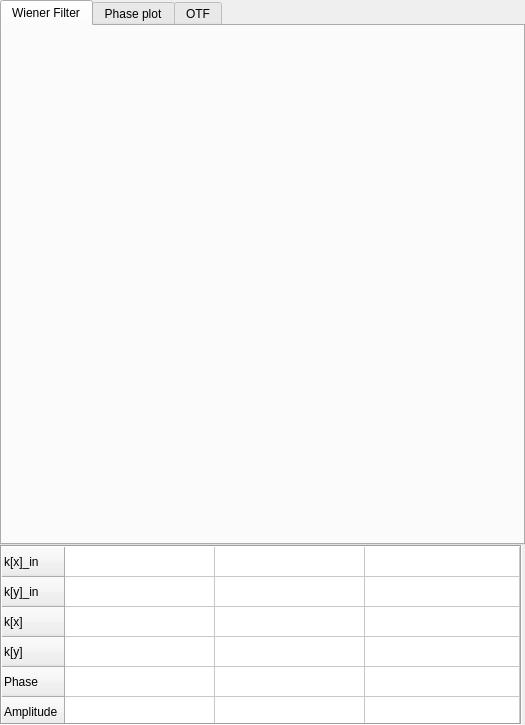
<?xml version="1.0" encoding="UTF-8"?>
<ui version="4.0">
 <class>CalibrationMessage</class>
 <widget class="QWidget" name="CalibrationMessage">
  <property name="geometry">
   <rect>
    <x>0</x>
    <y>0</y>
    <width>525</width>
    <height>725</height>
   </rect>
  </property>
  <property name="sizePolicy">
   <sizepolicy hsizetype="Fixed" vsizetype="Fixed">
    <horstretch>0</horstretch>
    <verstretch>0</verstretch>
   </sizepolicy>
  </property>
  <property name="minimumSize">
   <size>
    <width>525</width>
    <height>725</height>
   </size>
  </property>
  <property name="maximumSize">
   <size>
    <width>525</width>
    <height>725</height>
   </size>
  </property>
  <property name="windowTitle">
   <string>Calibration results</string>
  </property>
  <layout class="QVBoxLayout" name="verticalLayout_2">
   <property name="spacing">
    <number>0</number>
   </property>
   <property name="leftMargin">
    <number>0</number>
   </property>
   <property name="topMargin">
    <number>0</number>
   </property>
   <property name="rightMargin">
    <number>0</number>
   </property>
   <property name="bottomMargin">
    <number>0</number>
   </property>
   <item>
    <layout class="QVBoxLayout" name="verticalLayout">
     <item>
      <widget class="QTabWidget" name="tabWidget">
       <property name="currentIndex">
        <number>0</number>
       </property>
       <widget class="QWidget" name="wienerfilterTab">
        <attribute name="title">
         <string>Wiener Filter</string>
        </attribute>
        <layout class="QVBoxLayout" name="verticalLayout_3">
         <item>
          <layout class="QGridLayout" name="wienerLayout"/>
         </item>
        </layout>
       </widget>
       <widget class="QWidget" name="phaseTab">
        <attribute name="title">
         <string>Phase plot</string>
        </attribute>
        <layout class="QHBoxLayout" name="horizontalLayout">
         <item>
          <layout class="QGridLayout" name="phaseLayout"/>
         </item>
        </layout>
       </widget>
       <widget class="QWidget" name="otfTab">
        <attribute name="title">
         <string>OTF</string>
        </attribute>
        <layout class="QHBoxLayout" name="horizontalLayout_2">
         <item>
          <layout class="QGridLayout" name="otfLayout"/>
         </item>
        </layout>
       </widget>
      </widget>
     </item>
     <item>
      <widget class="QWidget" name="widget" native="true">
       <property name="minimumSize">
        <size>
         <width>0</width>
         <height>180</height>
        </size>
       </property>
       <widget class="QTableWidget" name="currentTable">
        <property name="geometry">
         <rect>
          <x>0</x>
          <y>0</y>
          <width>522</width>
          <height>180</height>
         </rect>
        </property>
        <property name="sizePolicy">
         <sizepolicy hsizetype="Expanding" vsizetype="Maximum">
          <horstretch>0</horstretch>
          <verstretch>0</verstretch>
         </sizepolicy>
        </property>
        <property name="minimumSize">
         <size>
          <width>0</width>
          <height>180</height>
         </size>
        </property>
        <property name="maximumSize">
         <size>
          <width>16777215</width>
          <height>280</height>
         </size>
        </property>
        <property name="frameShape">
         <enum>QFrame::Box</enum>
        </property>
        <property name="frameShadow">
         <enum>QFrame::Sunken</enum>
        </property>
        <property name="verticalScrollBarPolicy">
         <enum>Qt::ScrollBarAlwaysOff</enum>
        </property>
        <property name="horizontalScrollBarPolicy">
         <enum>Qt::ScrollBarAsNeeded</enum>
        </property>
        <property name="showGrid">
         <bool>true</bool>
        </property>
        <property name="rowCount">
         <number>6</number>
        </property>
        <property name="columnCount">
         <number>3</number>
        </property>
        <attribute name="horizontalHeaderVisible">
         <bool>false</bool>
        </attribute>
        <attribute name="horizontalHeaderCascadingSectionResizes">
         <bool>true</bool>
        </attribute>
        <attribute name="horizontalHeaderMinimumSectionSize">
         <number>40</number>
        </attribute>
        <attribute name="horizontalHeaderDefaultSectionSize">
         <number>150</number>
        </attribute>
        <attribute name="horizontalHeaderHighlightSections">
         <bool>true</bool>
        </attribute>
        <attribute name="horizontalHeaderStretchLastSection">
         <bool>true</bool>
        </attribute>
        <attribute name="verticalHeaderStretchLastSection">
         <bool>true</bool>
        </attribute>
        <row>
         <property name="text">
          <string>k[x]_in</string>
         </property>
        </row>
        <row>
         <property name="text">
          <string>k[y]_in</string>
         </property>
        </row>
        <row>
         <property name="text">
          <string>k[x]</string>
         </property>
        </row>
        <row>
         <property name="text">
          <string>k[y]</string>
         </property>
        </row>
        <row>
         <property name="text">
          <string>Phase</string>
         </property>
        </row>
        <row>
         <property name="text">
          <string>Amplitude</string>
         </property>
        </row>
        <column/>
        <column/>
        <column/>
       </widget>
      </widget>
     </item>
    </layout>
   </item>
  </layout>
 </widget>
 <resources/>
 <connections/>
</ui>
